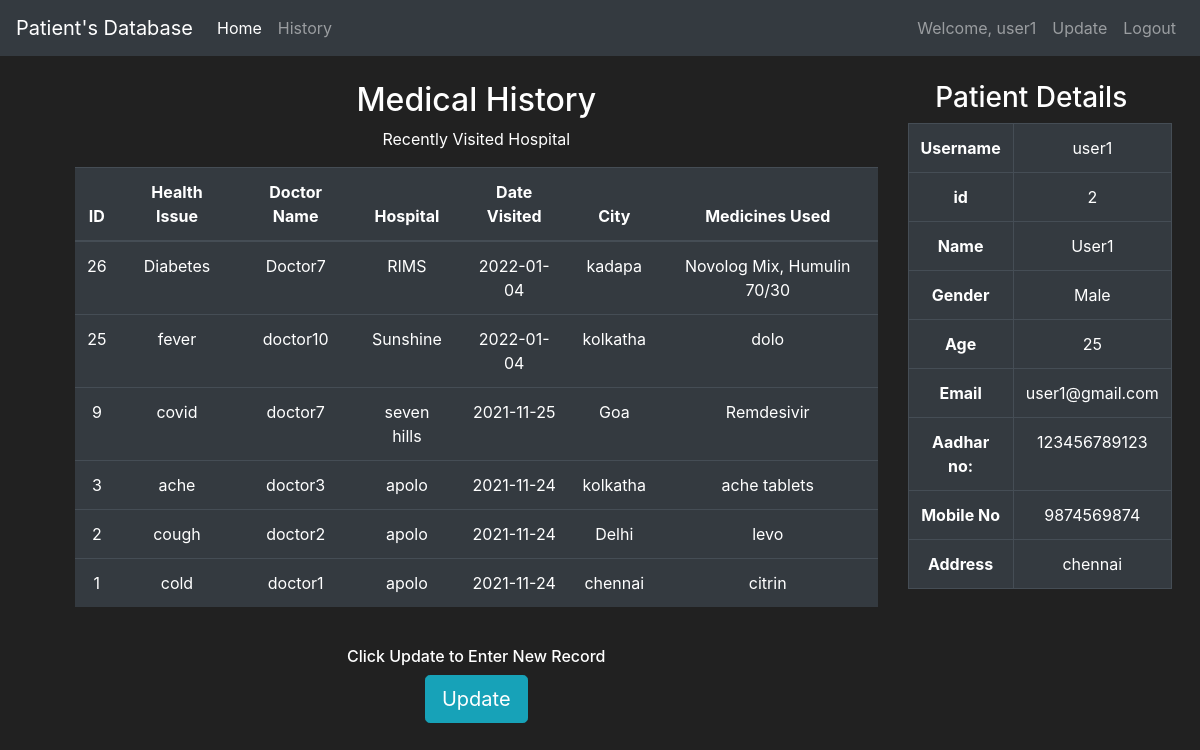
The app's page /history (signed in) with its own data.
### history/models.py (models this page shows, shortened)
class User(db.Model, UserMixin):
    id = db.Column(db.Integer(), primary_key=True)
    username = db.Column(db.String(length=30), nullable=False, unique=True)
    email_address = db.Column(db.String(length=50), nullable=False, unique=True)
    password_hash = db.Column(db.String(length=60), nullable=False)
    name = db.Column(db.String(length=30), nullable=False)
    age = db.Column(db.Integer(), nullable=False)
    gender = db.Column(db.String(length=10),nullable=False)
    aadhar_no = db.Column(db.Integer(),nullable=False)
    mobileno =db.Column(db.Integer(), nullable=False)
    address = db.Column(db.String(length=100), nullable=False)
    items = db.relationship('Item', backref='owned_user', lazy=True)
    @property
    def password(self):
        return self.password

class Item(db.Model):
    id = db.Column(db.Integer(), primary_key=True)
    hospital_name = db.Column(db.String(length=30), nullable=False)
    doctor_name = db.Column(db.String(length=30), nullable=False)
    cause = db.Column(db.String(length=30), nullable=False)
    date_visited = db.Column(db.String(length=15), nullable=False, default = date.today())
    city = db.Column(db.String(length=30), nullable=False)
    medicines = db.Column(db.String(length=30), nullable=False)
    remarks  = db.Column(db.String(length=50))
    owner = db.Column(db.Integer(), db.ForeignKey('user.id'), nullable = False)

### history/routes.py (the view)
@app.route('/history')
@login_required
def view_page():
    items = Item.query.filter_by(owner=current_user.id).order_by(Item.id.desc())
    noofrecords=len(list(items))
    return render_template('view.html', items=items, j=noofrecords, user=current_user)

### history/models.py (called while the page is built)
@login_manager.user_loader
def load_user(user_id):
    return User.query.get(int(user_id))

### history/templates/view.html (shortened to what this page needs)
{% extends 'base.html' %}
{% block content %}
<body class="text-center">
    <div style="margin-left: 75px; margin-top:25px;margin-right:50px; width:90%; height: 100%;" class="position-relative p-10 p-md-10 m-md-10 text-center">
        <div class='row'>
            <div class="col-9">
                <h2>Medical History</h2>
            <p>Recently Visited Hospital</p>
    {% if j!=0 %}
      <table class="table table-hover table-dark ">
        <thead class="thead-dark">
            <tr>
                <th scope="col">ID</th>
                <th scope="col">Health Issue</th>
                <th scope="col">Doctor Name</th>
                <th scope="col">Hospital</th>
                <th scope="col">Date Visited</th>
                <th scope="col">City</th>
                <th scope="col">Medicines Used</th>
            </tr>
        </thead>
        <tbody>
            {% for item in items %}
                <tr>
                    <td>{{ item.id }}</td>
                    <td>{{ item.cause }}</td>
                    <td>{{ item.doctor_name }}</td>
                    <td>{{ item.hospital_name }}</td>
                    <td>{{ item.date_visited }}</td>
                    <td>{{ item.city }}</td>
                    <td>{{ item.medicines }}</td>
                </tr>
            {% endfor %}
        </tbody>
    </table>
   {% else %}
       <h3>No Records to display</h3>
    {% endif %}
    <br>
            <div class="checkbox mb-3">
               <h6>Click Update to Enter New Record</h6>
               <a class="btn btn-lg btn-info" href="{{ url_for('update_page') }}">Update</a>
            </div>
        </div>
        <div class='col-3 d-none d-lg-block'>
            <h3>Patient Details</h3>
            <table class="table table-hover  table-dark table-bordered">
                <tr>
                  <th>Username</th>
                  <td>{{user.username}}</td>
                </tr>
                <tr>
                  <th>id</th>
                  <td>{{user.id}}</td>
                </tr>
                <tr>
                  <th>Name </th>
                  <td>{{user.name}}</td>
                </tr>
                <tr>
                    <th>Gender</th>
                    <td>{{user.gender}}</td>
                </tr>
                <tr>
                    <th>Age</th>
                    <td>{{user.age}}</td>
                </tr>
                <tr>
                  <th>Email</th>
                  <td>{{user.email_address}}</td>
                </tr>
                <tr>
                  <th>Aadhar no:</th>
                  <td>{{user.aadhar_no}}</td>
                </tr>
                <tr>
                  <th>Mobile No</th>
                  <td>{{user.mobileno}}</td>
                </tr>
                <tr>
                  <th>Address</th>
                  <td>{{user.address}}</td>
                </tr>
              </table>
        </div>
    </div>
</body>
{% endblock %}

### history/templates/base.html (shortened to what this page needs)
<!doctype html>
<html lang="en">
   <head>
      <link rel="stylesheet" href="https://cdn.jsdelivr.net/npm/bootstrap@4.5.3/dist/css/bootstrap.min.css">
   </head>
   <body>
    <nav class="navbar navbar-expand-md navbar-dark bg-dark">
      <a class="navbar-brand" href="#">Patient's Database</a>
      <div class="collapse navbar-collapse" id="navbarNav">
        <ul class="navbar-nav mr-auto">
            <li class="nav-item active">
                <a class="nav-link" href="{{ url_for('home_page') }}">Home <span class="sr-only">(current)</span></a>
            </li>
            <li class="nav-item">
                <a class="nav-link" href="{{ url_for('view_page') }}">History</a>
            </li>
        </ul>
          {% if current_user.is_authenticated %}
            <ul class="navbar-nav">
                <li class="nav-item">
                    <a class="nav-link">Welcome, {{ current_user.username }}</a>
                </li>
                <li class="nav-item">
                    <a class="nav-link" href="{{ url_for('update_page') }}">Update</a>
                </li>
                <li class="nav-item">
                    <a class="nav-link" href="{{ url_for('logout_page') }}">Logout</a>
                </li>
            </ul>
          {% endif %}
      </div>
    </nav>
      {% block content %}
      {% endblock %}
    </body>
</html>

### history/templates/base.html (style rules this page uses)
body { background-color: #212121; color: white }

### records on screen
User: username "user1", id "2", name "User1", gender "Male", age "25", email_address "user1@gmail.com", aadhar_no "123456789123", mobileno "9874569874", address "chennai"
Item: id "26", cause "Diabetes", doctor_name "Doctor7", hospital_name "RIMS", date_visited "2022-01-04", city "kadapa", medicines "Novolog Mix, Humulin 70/30"
Item: id "25", cause "fever", doctor_name "doctor10", hospital_name "Sunshine", date_visited "2022-01-04", city "kolkatha", medicines "dolo"
Item: id "9", cause "covid", doctor_name "doctor7", hospital_name "seven hills", date_visited "2021-11-25", city "Goa", medicines "Remdesivir"
Item: id "3", cause "ache", doctor_name "doctor3", hospital_name "apolo", date_visited "2021-11-24", city "kolkatha", medicines "ache tablets"
Item: id "2", cause "cough", doctor_name "doctor2", hospital_name "apolo", date_visited "2021-11-24", city "Delhi", medicines "levo"
Item: id "1", cause "cold", doctor_name "doctor1", hospital_name "apolo", date_visited "2021-11-24", city "chennai", medicines "citrin"
